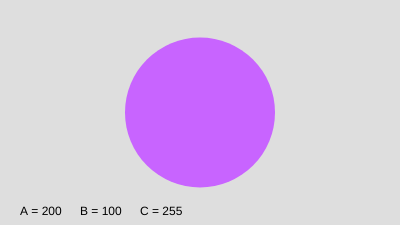
Frame 1 (no input)
Frame 60 (no input): identical to frame 1, image omitted
Frame 120 (the mouse pressed at the canvas centre since frame 60): identical to frame 1, image omitted

The p5.js sketch that drew this single still picture (run headless with seeded random() and noise() and a simulated clock; from frame 60 on, the mouse is pressed at the canvas centre):

// p5.js sketch
// ── sketch.js
// sliders and buttons
// https://editor.p5js.org/novo/sketches/gHYvSTQnp

let A, B, C;
let bcircle;

function setup() {
  createCanvas(400, 225);
  background(222);
  make3sliders();
}

function draw() {
  background(222);

  A = slide1.value();
  B = slide2.value();
  C = slide3.value();

  displayRGBvalues();

  fill(A, B, C);
  noStroke();
  // drawingContext.filter = 'blur(2px)';
  bcircle = circle(width / 2, height / 2, 150);
}

function make3sliders() {
  createP("");
  createSpan(" A ");
  slide1 = createSlider(0, 255, 200);
  createP("");
  createSpan(" B ");
  slide2 = createSlider(0, 255, 100);
  createP("");
  createSpan(" C ");
  slide3 = createSlider(0, 255, 255);
}



// function locksliders() {
//   gangSliders = 
// }


function displayRGBvalues() {
  fill(0);
  text("A = " + A, 20, height - 10);
  text("B = " + B, 80, height - 10);
  text("C = " + C, 140, height - 10);
}
